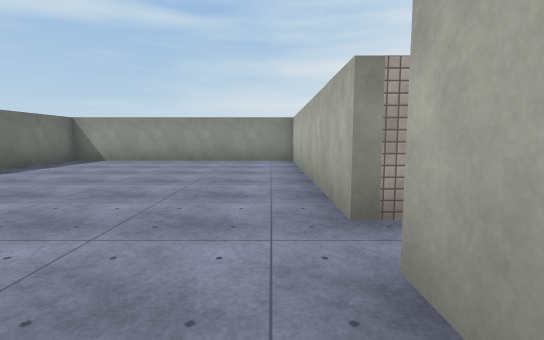
View 1 (above)

12 first-person views from a walk through a scene from a Unity 3-D project. The camera is 1.4 m above the floor, tilts 6° down and sees 85° across. The floor is counted in squares, 2 m on a side. Each view is taken from the middle of a square. On the plan, view 1 faces up. The plan holds only what a view shows up to about 10 squares ahead; the rest is blank. Surface patterns are stand-ins for the level's own textures.

View 2
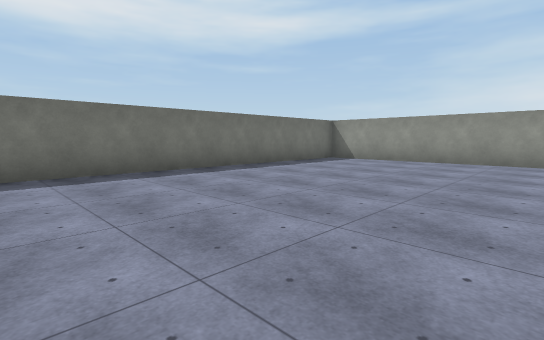

View 3
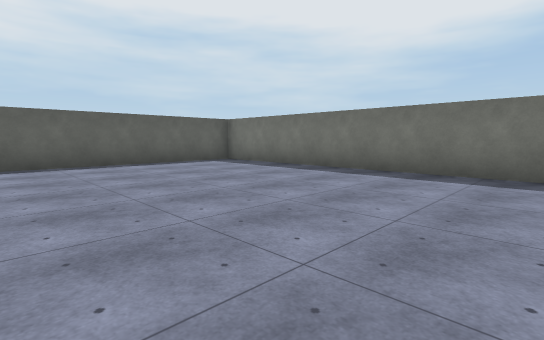

View 4
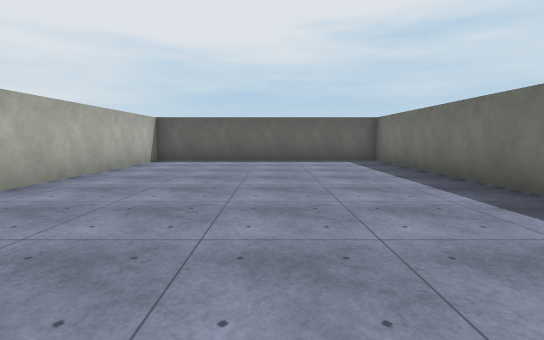

View 5
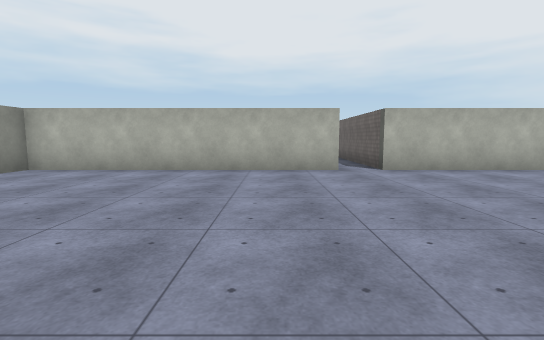

View 6
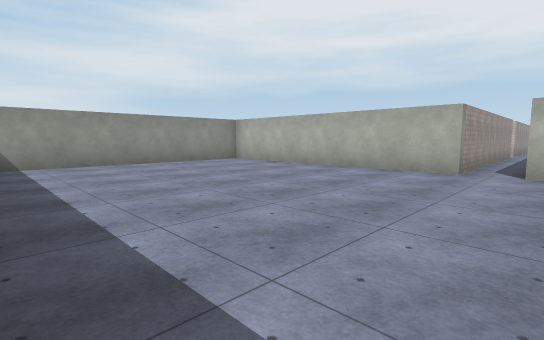

View 7
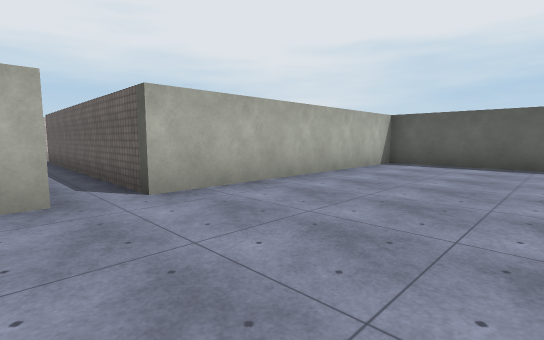

View 8
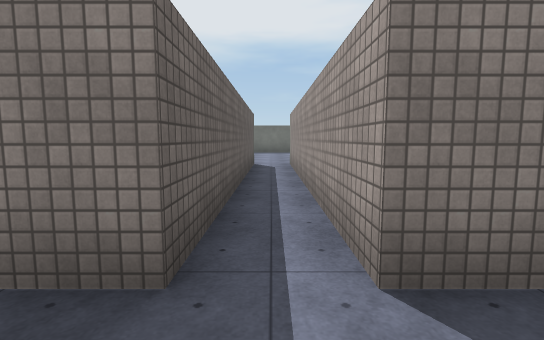

View 9
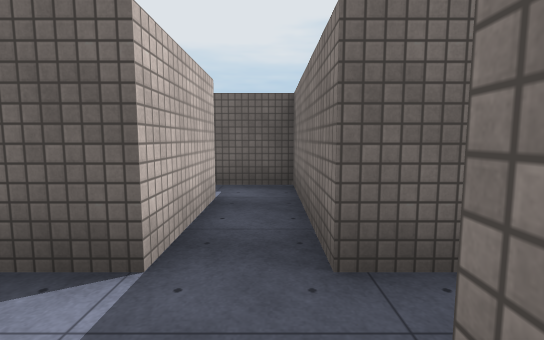

View 10
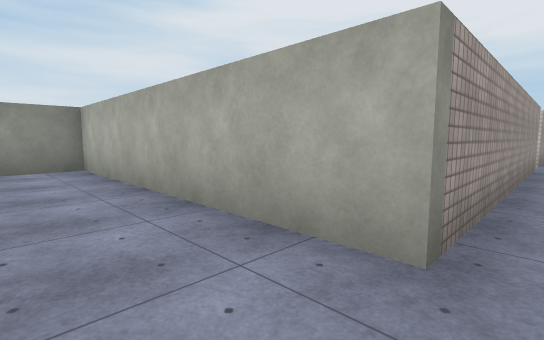

View 11
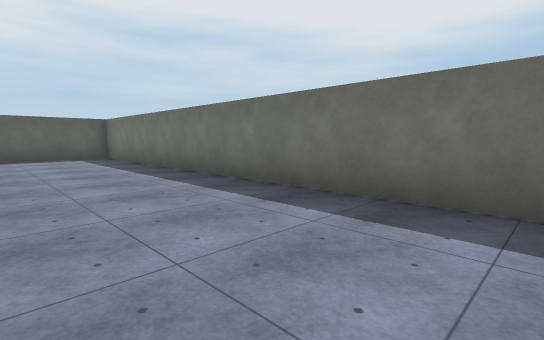

View 12
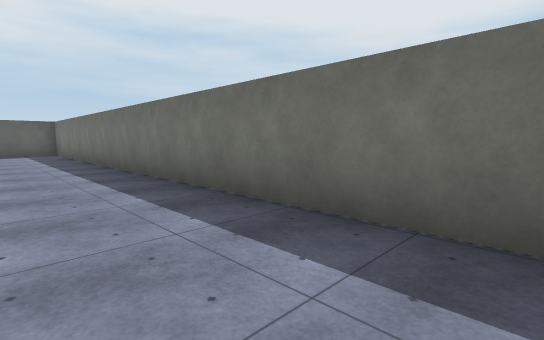

### Floor plan
Ten units are one square. View 1 is at (0, 0); x grows to the right and y downward. Boxes are objects, and circles mark ways between rooms. Rooms are numbered by the first view taken in them; rooms with no view inside come last. Other rooms are left out.
<svg viewBox="-68 -115 183 175">
<path fill="none" stroke="#000" d="M7 -25 7 -95 -63 -95 -63 55 7 55 7 -15M100 -25 86 -25M77 -25 7 -25M87 5 87 -15 95 -15M7 -15 77 -15 77 5M77 -32 77 -25M77 5 77 15 89 15"/>
<circle cx="10" cy="-20" r="3" fill="#2a7"/>
<circle cx="80" cy="-30" r="3" fill="#2a7"/>
<circle cx="80" cy="-5" r="3" fill="#2a7"/>
<text x="-30" y="-20">1</text>
<text x="110" y="-20">2</text>
<text x="80" y="-110">3</text>
<text x="80" y="10">4</text>
</svg>
Room 1 opens to room 2. Room 2 opens to room 3. Room 2 opens to room 4.

Where each view was taken, in squares from view 1:
view 1: 0 up, 0 right, facing up
view 2: 0 up, 0 right, facing up-left
view 3: 3 up, 0 right, facing down-left
view 4: 4 up, 3 left, facing down
view 5: 4 up, 6 left, facing right
view 6: 1 up, 6 left, facing up-right
view 7: 3 up, 3 left, facing down-right
view 8: 2 up, 9 right, facing left
view 9: 3 up, 8 right, facing down
view 10: 2 up, 1 left, facing up-right
view 11: 6 up, 3 left, facing down-left
view 12: 9 up, 4 left, facing down-left
